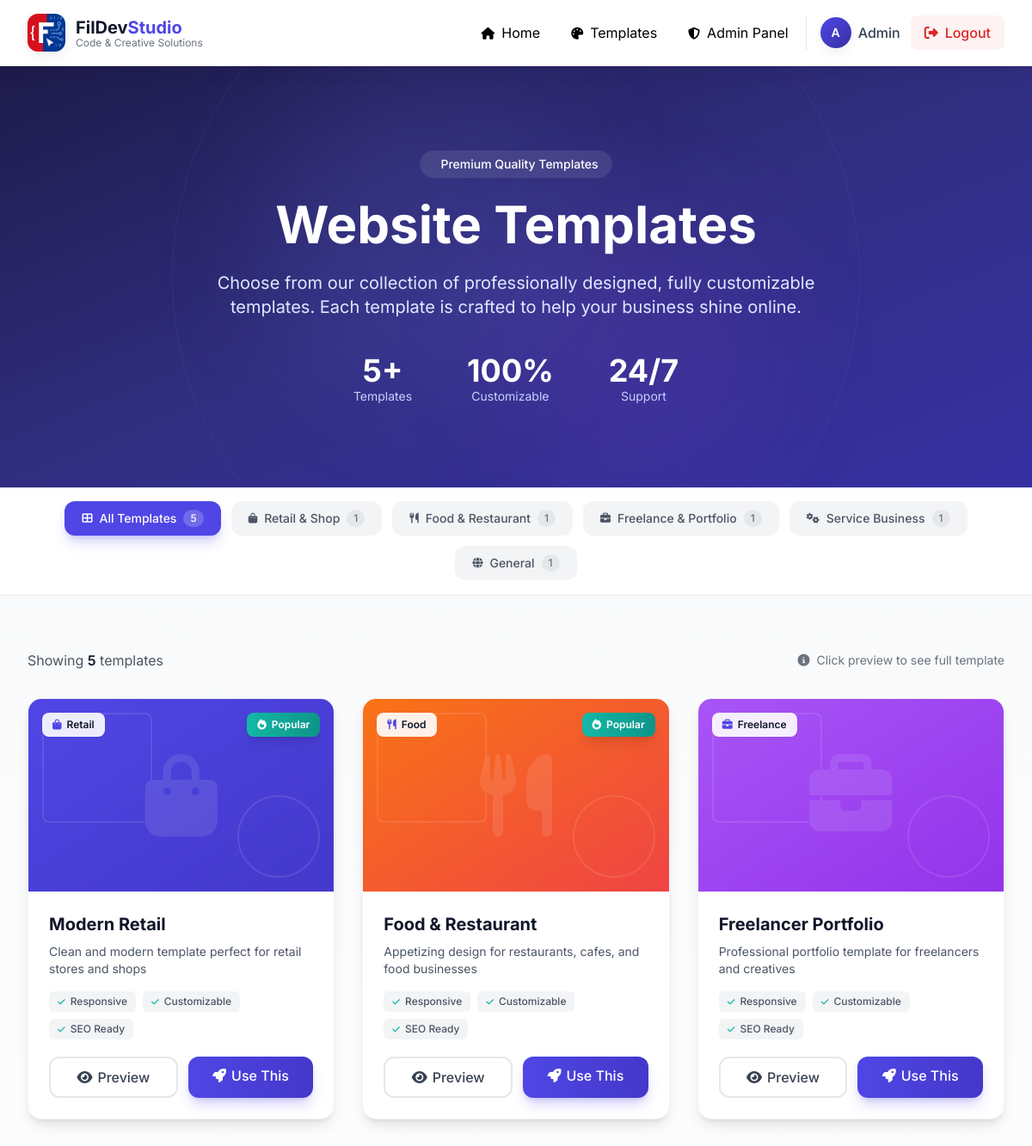
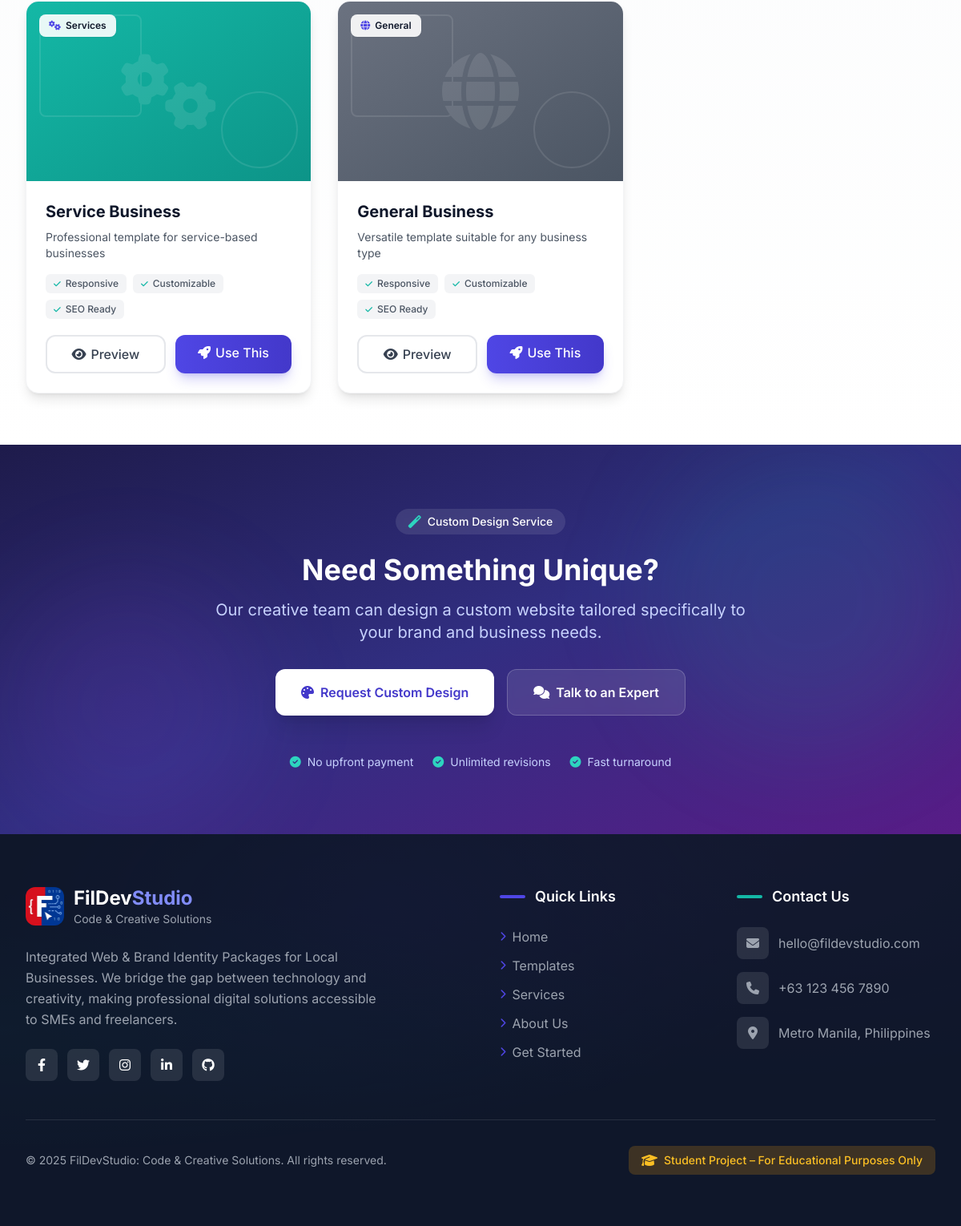
The page /templates.php (signed in) on the database its author committed (2 pictures, top to bottom).
### tables this page shows
CREATE TABLE IF NOT EXISTS templates (
    id INT AUTO_INCREMENT PRIMARY KEY,
    name VARCHAR(100) NOT NULL,
    category ENUM('retail', 'food', 'freelance', 'services', 'general') NOT NULL,
    description TEXT,
    preview_image VARCHAR(255) NOT NULL,
    folder_path VARCHAR(255) NOT NULL,
    is_active BOOLEAN DEFAULT TRUE,
    created_at TIMESTAMP DEFAULT CURRENT_TIMESTAMP,
    updated_at TIMESTAMP DEFAULT CURRENT_TIMESTAMP ON UPDATE CURRENT_TIMESTAMP
);

### includes/functions.php (called while the page is built, shortened)
<?php
function isLoggedIn() {
    return isset($_SESSION['user_id']);
}
?>

### templates.php (the view, shortened to what this page needs)
<?php
require_once 'includes/header.php';
require_once 'includes/functions.php';
try {
    $pdo = getConnection();
    $stmt = $pdo->query("SELECT * FROM templates WHERE is_active = 1 ORDER BY category, name");
    $templates = $stmt->fetchAll();
} catch (Exception $e) {
    $templates = [];
}
$categories = [
    'all' => ['label' => 'All Templates', 'icon' => 'fas fa-th-large', 'count' => count($templates)],
    'retail' => ['label' => 'Retail & Shop', 'icon' => 'fas fa-shopping-bag', 'count' => 0],
    'food' => ['label' => 'Food & Restaurant', 'icon' => 'fas fa-utensils', 'count' => 0],
    'freelance' => ['label' => 'Freelance & Portfolio', 'icon' => 'fas fa-briefcase', 'count' => 0],
    'services' => ['label' => 'Service Business', 'icon' => 'fas fa-cogs', 'count' => 0],
    'general' => ['label' => 'General', 'icon' => 'fas fa-globe', 'count' => 0]
];
foreach ($templates as $t) {
    if (isset($categories[$t['category']])) {
        $categories[$t['category']]['count']++;
    }
}
$categoryIcons = [
    'retail' => 'fas fa-shopping-bag',
    'food' => 'fas fa-utensils',
    'freelance' => 'fas fa-briefcase',
    'services' => 'fas fa-cogs',
    'general' => 'fas fa-globe'
];
$categoryColors = [
    'retail' => 'from-primary-500 to-primary-600',
    'food' => 'from-orange-500 to-red-500',
    'freelance' => 'from-accent-500 to-purple-600',
    'services' => 'from-secondary-500 to-teal-600',
    'general' => 'from-gray-500 to-gray-600'
];
?>
<section class="relative overflow-hidden bg-gradient-to-br from-primary-900 via-primary-800 to-primary-700 py-16 lg:py-24">
    <div class="absolute inset-0 overflow-hidden">
        <div class="absolute top-0 left-1/4 w-96 h-96 bg-primary-400/10 rounded-full blur-3xl"></div>
        <div class="absolute bottom-0 right-1/4 w-80 h-80 bg-accent-500/10 rounded-full blur-3xl"></div>
        <div class="absolute top-1/2 left-1/2 transform -translate-x-1/2 -translate-y-1/2 w-[800px] h-[800px] border border-primary-400/10 rounded-full"></div>
    </div>
    <div class="relative max-w-7xl mx-auto px-4 sm:px-6 lg:px-8">
        <div class="text-center">
            <div class="inline-flex items-center px-4 py-1.5 bg-white/10 backdrop-blur-sm rounded-full mb-6">
                <span class="text-white text-sm font-medium">Premium Quality Templates</span>
            </div>
            <h1 class="text-4xl md:text-5xl lg:text-6xl font-bold text-white mb-6">
                Website Templates
            </h1>
            <p class="text-xl text-primary-100 max-w-3xl mx-auto mb-10">
                Choose from our collection of professionally designed, fully customizable templates.
                Each template is crafted to help your business shine online.
            </p>
            <div class="flex flex-wrap justify-center gap-8 md:gap-16">
                <div class="text-center">
                    <p class="text-4xl font-bold text-white"><?php echo count($templates); ?>+</p>
                    <p class="text-primary-200 text-sm">Templates</p>
                </div>
                <div class="text-center">
                    <p class="text-4xl font-bold text-white">100%</p>
                    <p class="text-primary-200 text-sm">Customizable</p>
                </div>
                <div class="text-center">
                    <p class="text-4xl font-bold text-white">24/7</p>
                    <p class="text-primary-200 text-sm">Support</p>
                </div>
            </div>
        </div>
    </div>
</section>
<section class="sticky top-16 z-40 bg-white/95 backdrop-blur-lg border-b border-gray-100 shadow-sm">
    <div class="max-w-7xl mx-auto px-4 sm:px-6 lg:px-8">
        <div class="py-4">
            <div class="hidden md:flex flex-wrap justify-center gap-3">
                <?php foreach ($categories as $key => $cat): ?>
                    <button class="category-filter group inline-flex items-center px-5 py-2.5 rounded-xl text-sm font-medium transition-all duration-200
                        <?php echo $key === 'all' ? 'bg-primary-500 text-white shadow-lg shadow-primary-500/25' : 'bg-gray-100 text-gray-600 hover:bg-gray-200'; ?>"
                        data-category="<?php echo $key; ?>">
                        <i class="<?php echo $cat['icon']; ?> mr-2 text-xs"></i>
                        <?php echo $cat['label']; ?>
                        <span class="ml-2 px-2 py-0.5 text-xs rounded-full
                            <?php echo $key === 'all' ? 'bg-white/20 text-white' : 'bg-gray-200 text-gray-500 group-hover:bg-gray-300'; ?>">
                            <?php echo $cat['count']; ?>
                        </span>
                    </button>
                <?php endforeach; ?>
            </div>
        </div>
    </div>
</section>
<section class="py-12 lg:py-16 bg-gradient-to-b from-gray-50 to-white">
    <div class="max-w-7xl mx-auto px-4 sm:px-6 lg:px-8">
        <div class="flex items-center justify-between mb-8">
            <p class="text-gray-600">
                Showing <span id="results-count" class="font-semibold text-dark"><?php echo count($templates); ?></span> templates
            </p>
            <div class="flex items-center gap-2 text-sm text-gray-500">
                <i class="fas fa-info-circle"></i>
                <span>Click preview to see full template</span>
            </div>
        </div>
        <div class="grid md:grid-cols-2 lg:grid-cols-3 gap-8" id="templates-grid">
            <?php foreach ($templates as $template):
                $catColor = $categoryColors[$template['category']] ?? 'from-gray-500 to-gray-600';
                $catIcon = $categoryIcons[$template['category']] ?? 'fas fa-globe';
                $features = $template['features'] ?? ['Responsive', 'Customizable', 'SEO Ready'];
            ?>
                <div class="template-card group bg-white rounded-2xl shadow-lg overflow-hidden border border-gray-100 hover:shadow-2xl hover:border-primary-100 transition-all duration-300 hover:-translate-y-1" data-category="<?php echo $template['category']; ?>">
                    <div class="relative h-56 bg-gradient-to-br <?php echo $catColor; ?> overflow-hidden">
                        <div class="absolute inset-0 opacity-10">
                            <div class="absolute top-4 left-4 w-32 h-32 border-2 border-white rounded-lg"></div>
                            <div class="absolute bottom-4 right-4 w-24 h-24 border-2 border-white rounded-full"></div>
                            <div class="absolute top-1/2 left-1/2 transform -translate-x-1/2 -translate-y-1/2">
                            </div>
                        </div>
                        <div class="absolute top-4 left-4 z-10">
                            <span class="inline-flex items-center px-3 py-1.5 bg-white/90 backdrop-blur-sm text-dark text-xs font-semibold rounded-lg shadow-sm capitalize">
                                <i class="<?php echo $catIcon; ?> mr-1.5 text-primary-500"></i>
                                <?php echo $template['category']; ?>
                            </span>
                        </div>
                        <?php if ($template['id'] <= 2): ?>
                        <div class="absolute top-4 right-4 z-10">
                            <span class="inline-flex items-center px-3 py-1.5 bg-gradient-to-r from-secondary-500 to-secondary-600 text-white text-xs font-semibold rounded-lg shadow-lg">
                                <i class="fas fa-fire mr-1.5"></i>Popular
                            </span>
                        </div>
                        <?php endif; ?>
                    </div>
                    <div class="p-6">
                        <h3 class="text-xl font-bold text-dark mb-2 group-hover:text-primary-600 transition-colors">
                            <?php echo htmlspecialchars($template['name']); ?>
                        </h3>
                        <p class="text-gray-600 text-sm mb-4 line-clamp-2">
                            <?php echo htmlspecialchars($template['description']); ?>
                        </p>
                        <div class="flex flex-wrap gap-2 mb-5">
                            <?php foreach ($features as $feature): ?>
                                <span class="inline-flex items-center px-2.5 py-1 bg-gray-100 text-gray-600 text-xs font-medium rounded-md">
                                    <i class="fas fa-check text-secondary-500 mr-1.5 text-[10px]"></i>
                                    <?php echo $feature; ?>
                                </span>
                            <?php endforeach; ?>
                        </div>
                        <div class="flex gap-3">
                            <a href="template-preview.php?id=<?php echo $template['id']; ?>"
                               class="flex-1 text-center border-2 border-gray-200 text-gray-700 px-4 py-2.5 rounded-xl font-medium hover:border-primary-500 hover:text-primary-600 hover:bg-primary-50 transition-all duration-200">
                                <i class="fas fa-eye mr-1.5"></i>Preview
                            </a>
                            <?php if (isLoggedIn()): ?>
                                <a href="client/select-template.php?id=<?php echo $template['id']; ?>"
                                   class="flex-1 text-center bg-gradient-to-r from-primary-500 to-primary-600 text-white px-4 py-2.5 rounded-xl font-medium hover:from-primary-600 hover:to-primary-700 shadow-lg shadow-primary-500/25 transition-all duration-200">
                                    <i class="fas fa-rocket mr-1.5"></i>Use This
                                </a>
                            <?php endif; ?>
                        </div>
                    </div>
                </div>
            <?php endforeach; ?>
        </div>
    </div>
</section>
<section class="py-16 lg:py-20 bg-gradient-to-br from-primary-900 via-primary-800 to-accent-900 relative overflow-hidden">
    <div class="absolute inset-0">
        <div class="absolute top-0 right-0 w-96 h-96 bg-secondary-500/10 rounded-full blur-3xl"></div>
        <div class="absolute bottom-0 left-0 w-80 h-80 bg-accent-500/10 rounded-full blur-3xl"></div>
    </div>
    <div class="relative max-w-4xl mx-auto px-4 sm:px-6 lg:px-8 text-center">
        <div class="inline-flex items-center px-4 py-1.5 bg-white/10 backdrop-blur-sm rounded-full mb-6">
            <i class="fas fa-magic text-secondary-400 mr-2"></i>
            <span class="text-white text-sm font-medium">Custom Design Service</span>
        </div>
        <h2 class="text-3xl md:text-4xl font-bold text-white mb-4">
            Need Something Unique?
        </h2>
        <p class="text-xl text-primary-200 mb-8 max-w-2xl mx-auto">
            Our creative team can design a custom website tailored specifically to your brand and business needs.
        </p>
        <div class="flex flex-col sm:flex-row gap-4 justify-center">
            <a href="<?php echo isLoggedIn() ? 'client/custom-request.php' : 'auth/register.php'; ?>"
               class="inline-flex items-center justify-center px-8 py-4 bg-white text-primary-600 rounded-xl font-semibold hover:bg-gray-100 transition-all duration-200 shadow-xl">
                <i class="fas fa-palette mr-2"></i>Request Custom Design
            </a>
            <a href="#" class="inline-flex items-center justify-center px-8 py-4 bg-white/10 backdrop-blur-sm text-white border border-white/20 rounded-xl font-semibold hover:bg-white/20 transition-all duration-200">
                <i class="fas fa-comments mr-2"></i>Talk to an Expert
            </a>
        </div>
        <div class="mt-12 flex flex-wrap justify-center gap-6 text-primary-200 text-sm">
            <span class="flex items-center"><i class="fas fa-check-circle text-secondary-400 mr-2"></i>No upfront payment</span>
            <span class="flex items-center"><i class="fas fa-check-circle text-secondary-400 mr-2"></i>Unlimited revisions</span>
            <span class="flex items-center"><i class="fas fa-check-circle text-secondary-400 mr-2"></i>Fast turnaround</span>
        </div>
    </div>
</section>
<?php require_once 'includes/footer.php'; ?>

### rows shown on the page
templates: name "Food & Restaurant", is_active "1", category "Food", shows "Popular", description "Appetizing design for restaurants, cafes, and food businesses", feature "Responsive", feature "Customizable", feature "SEO Ready"
templates: name "Service Business", is_active "1", category "Services", description "Professional template for service-based businesses", feature "Responsive", feature "Customizable", feature "SEO Ready"
templates: category "Retail", shows "Popular", name "Modern Retail", description "Clean and modern template perfect for retail stores and shops", feature "Responsive", feature "Customizable", feature "SEO Ready"
templates: category "Freelance", name "Freelancer Portfolio", description "Professional portfolio template for freelancers and creatives", feature "Responsive", feature "Customizable", feature "SEO Ready"
templates: category "General", name "General Business", description "Versatile template suitable for any business type", feature "Responsive", feature "Customizable", feature "SEO Ready"

### other values the page prints
substr($userName, 0, 1) "A"
$userName "Admin"
count($templates) "5"
$cat['label'] "All Templates"
$cat['count'] "5"
$cat['label'] "Retail & Shop"
$cat['count'] "1"
$cat['label'] "Freelance & Portfolio"
$cat['label'] "General"
